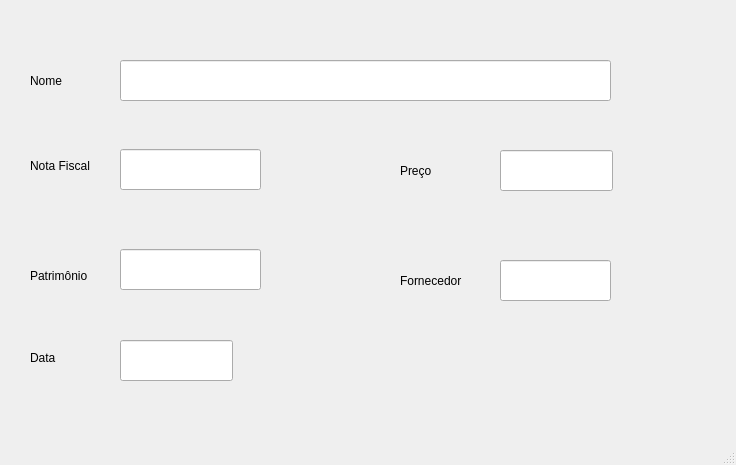
<?xml version="1.0" encoding="UTF-8"?>
<ui version="4.0">
 <class>MainWindow</class>
 <widget class="QMainWindow" name="MainWindow">
  <property name="geometry">
   <rect>
    <x>0</x>
    <y>0</y>
    <width>736</width>
    <height>465</height>
   </rect>
  </property>
  <property name="windowTitle">
   <string>MainWindow</string>
  </property>
  <widget class="QWidget" name="centralwidget">
   <widget class="QLabel" name="label">
    <property name="geometry">
     <rect>
      <x>30</x>
      <y>60</y>
      <width>81</width>
      <height>41</height>
     </rect>
    </property>
    <property name="text">
     <string>Nome</string>
    </property>
   </widget>
   <widget class="QLineEdit" name="lineEdit">
    <property name="geometry">
     <rect>
      <x>120</x>
      <y>60</y>
      <width>491</width>
      <height>41</height>
     </rect>
    </property>
   </widget>
   <widget class="QLineEdit" name="lineEdit_2">
    <property name="geometry">
     <rect>
      <x>120</x>
      <y>149</y>
      <width>141</width>
      <height>41</height>
     </rect>
    </property>
   </widget>
   <widget class="QLabel" name="label_2">
    <property name="geometry">
     <rect>
      <x>30</x>
      <y>150</y>
      <width>81</width>
      <height>31</height>
     </rect>
    </property>
    <property name="text">
     <string>Nota Fiscal</string>
    </property>
   </widget>
   <widget class="QLabel" name="label_3">
    <property name="geometry">
     <rect>
      <x>400</x>
      <y>150</y>
      <width>61</width>
      <height>41</height>
     </rect>
    </property>
    <property name="text">
     <string>Preço</string>
    </property>
   </widget>
   <widget class="QLineEdit" name="lineEdit_3">
    <property name="geometry">
     <rect>
      <x>500</x>
      <y>150</y>
      <width>113</width>
      <height>41</height>
     </rect>
    </property>
   </widget>
   <widget class="QLabel" name="label_4">
    <property name="geometry">
     <rect>
      <x>30</x>
      <y>255</y>
      <width>71</width>
      <height>41</height>
     </rect>
    </property>
    <property name="text">
     <string>Patrimônio</string>
    </property>
   </widget>
   <widget class="QLineEdit" name="lineEdit_4">
    <property name="geometry">
     <rect>
      <x>120</x>
      <y>249</y>
      <width>141</width>
      <height>41</height>
     </rect>
    </property>
   </widget>
   <widget class="QLabel" name="label_5">
    <property name="geometry">
     <rect>
      <x>400</x>
      <y>260</y>
      <width>71</width>
      <height>41</height>
     </rect>
    </property>
    <property name="text">
     <string>Fornecedor</string>
    </property>
   </widget>
   <widget class="QLineEdit" name="lineEdit_5">
    <property name="geometry">
     <rect>
      <x>500</x>
      <y>260</y>
      <width>111</width>
      <height>41</height>
     </rect>
    </property>
   </widget>
   <widget class="QLabel" name="label_6">
    <property name="geometry">
     <rect>
      <x>30</x>
      <y>342</y>
      <width>51</width>
      <height>31</height>
     </rect>
    </property>
    <property name="text">
     <string>Data</string>
    </property>
   </widget>
   <widget class="QLineEdit" name="lineEdit_6">
    <property name="geometry">
     <rect>
      <x>120</x>
      <y>340</y>
      <width>113</width>
      <height>41</height>
     </rect>
    </property>
   </widget>
  </widget>
  <widget class="QMenuBar" name="menubar">
   <property name="geometry">
    <rect>
     <x>0</x>
     <y>0</y>
     <width>736</width>
     <height>21</height>
    </rect>
   </property>
  </widget>
  <widget class="QStatusBar" name="statusbar"/>
 </widget>
 <resources/>
 <connections/>
</ui>
